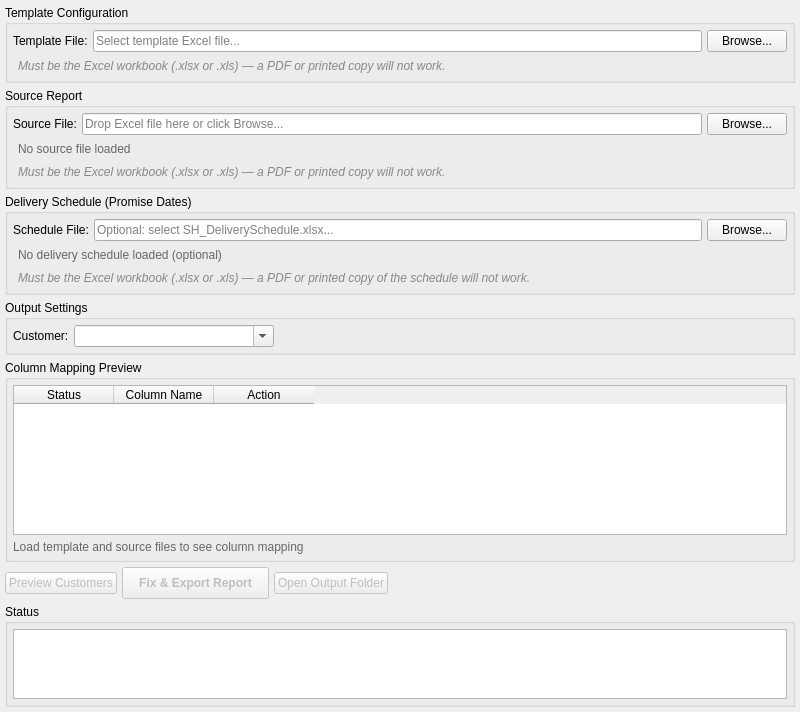
<?xml version="1.0" encoding="UTF-8"?>
<ui version="4.0">
 <class>ReportingTab</class>
 <widget class="QWidget" name="ReportingTab">
  <property name="geometry">
   <rect>
    <x>0</x>
    <y>0</y>
    <width>800</width>
    <height>600</height>
   </rect>
  </property>
  <property name="windowTitle">
   <string>Report Fixer</string>
  </property>
  <property name="acceptDrops">
   <bool>true</bool>
  </property>
  <layout class="QVBoxLayout" name="verticalLayout">
   <property name="spacing">
    <number>5</number>
   </property>
   <property name="leftMargin">
    <number>5</number>
   </property>
   <property name="topMargin">
    <number>5</number>
   </property>
   <property name="rightMargin">
    <number>5</number>
   </property>
   <property name="bottomMargin">
    <number>5</number>
   </property>
   <item>
    <widget class="QGroupBox" name="templateGroupBox">
     <property name="title">
      <string>Template Configuration</string>
     </property>
     <layout class="QVBoxLayout" name="templateLayout">
      <property name="spacing">
       <number>5</number>
      </property>
      <property name="leftMargin">
       <number>5</number>
      </property>
      <property name="topMargin">
       <number>5</number>
      </property>
      <property name="rightMargin">
       <number>5</number>
      </property>
      <property name="bottomMargin">
       <number>5</number>
      </property>
      <item>
       <layout class="QHBoxLayout" name="templateFileLayout">
        <item>
         <widget class="QLabel" name="templateLabel">
          <property name="text">
           <string>Template File:</string>
          </property>
         </widget>
        </item>
        <item>
         <widget class="QLineEdit" name="template_path_edit">
          <property name="readOnly">
           <bool>true</bool>
          </property>
          <property name="placeholderText">
           <string>Select template Excel file...</string>
          </property>
         </widget>
        </item>
        <item>
         <widget class="QPushButton" name="browse_template_btn">
          <property name="text">
           <string>Browse...</string>
          </property>
          <property name="maximumSize">
           <size>
            <width>80</width>
            <height>16777215</height>
           </size>
          </property>
         </widget>
        </item>
       </layout>
      </item>
      <item>
       <widget class="QLabel" name="templateHintLabel">
        <property name="text">
         <string>Must be the Excel workbook (.xlsx or .xls) — a PDF or printed copy will not work.</string>
        </property>
        <property name="styleSheet">
         <string notr="true">color: #888; padding: 2px; font-style: italic;</string>
        </property>
       </widget>
      </item>
     </layout>
    </widget>
   </item>
   <item>
    <widget class="QGroupBox" name="sourceGroupBox">
     <property name="title">
      <string>Source Report</string>
     </property>
     <layout class="QVBoxLayout" name="sourceLayout">
      <property name="spacing">
       <number>5</number>
      </property>
      <property name="leftMargin">
       <number>5</number>
      </property>
      <property name="topMargin">
       <number>5</number>
      </property>
      <property name="rightMargin">
       <number>5</number>
      </property>
      <property name="bottomMargin">
       <number>5</number>
      </property>
      <item>
       <layout class="QHBoxLayout" name="sourceFileLayout">
        <item>
         <widget class="QLabel" name="sourceLabel">
          <property name="text">
           <string>Source File:</string>
          </property>
         </widget>
        </item>
        <item>
         <widget class="QLineEdit" name="source_path_edit">
          <property name="readOnly">
           <bool>true</bool>
          </property>
          <property name="placeholderText">
           <string>Drop Excel file here or click Browse...</string>
          </property>
         </widget>
        </item>
        <item>
         <widget class="QPushButton" name="browse_source_btn">
          <property name="text">
           <string>Browse...</string>
          </property>
          <property name="maximumSize">
           <size>
            <width>80</width>
            <height>16777215</height>
           </size>
          </property>
         </widget>
        </item>
       </layout>
      </item>
      <item>
       <widget class="QLabel" name="source_info_label">
        <property name="text">
         <string>No source file loaded</string>
        </property>
        <property name="styleSheet">
         <string notr="true">color: #666; padding: 2px;</string>
        </property>
       </widget>
      </item>
      <item>
       <widget class="QLabel" name="sourceHintLabel">
        <property name="text">
         <string>Must be the Excel workbook (.xlsx or .xls) — a PDF or printed copy will not work.</string>
        </property>
        <property name="styleSheet">
         <string notr="true">color: #888; padding: 2px; font-style: italic;</string>
        </property>
       </widget>
      </item>
     </layout>
    </widget>
   </item>
   <item>
    <widget class="QGroupBox" name="deliveryGroupBox">
     <property name="title">
      <string>Delivery Schedule (Promise Dates)</string>
     </property>
     <layout class="QVBoxLayout" name="deliveryLayout">
      <property name="spacing">
       <number>5</number>
      </property>
      <property name="leftMargin">
       <number>5</number>
      </property>
      <property name="topMargin">
       <number>5</number>
      </property>
      <property name="rightMargin">
       <number>5</number>
      </property>
      <property name="bottomMargin">
       <number>5</number>
      </property>
      <item>
       <layout class="QHBoxLayout" name="deliveryFileLayout">
        <item>
         <widget class="QLabel" name="deliveryLabel">
          <property name="text">
           <string>Schedule File:</string>
          </property>
         </widget>
        </item>
        <item>
         <widget class="QLineEdit" name="delivery_path_edit">
          <property name="readOnly">
           <bool>true</bool>
          </property>
          <property name="placeholderText">
           <string>Optional: select SH_DeliverySchedule.xlsx...</string>
          </property>
         </widget>
        </item>
        <item>
         <widget class="QPushButton" name="browse_delivery_btn">
          <property name="text">
           <string>Browse...</string>
          </property>
          <property name="maximumSize">
           <size>
            <width>80</width>
            <height>16777215</height>
           </size>
          </property>
         </widget>
        </item>
       </layout>
      </item>
      <item>
       <widget class="QLabel" name="delivery_info_label">
        <property name="text">
         <string>No delivery schedule loaded (optional)</string>
        </property>
        <property name="styleSheet">
         <string notr="true">color: #666; padding: 2px;</string>
        </property>
       </widget>
      </item>
      <item>
       <widget class="QLabel" name="deliveryHintLabel">
        <property name="text">
         <string>Must be the Excel workbook (.xlsx or .xls) — a PDF or printed copy of the schedule will not work.</string>
        </property>
        <property name="styleSheet">
         <string notr="true">color: #888; padding: 2px; font-style: italic;</string>
        </property>
       </widget>
      </item>
     </layout>
    </widget>
   </item>
   <item>
    <widget class="QGroupBox" name="outputGroupBox">
     <property name="title">
      <string>Output Settings</string>
     </property>
     <layout class="QHBoxLayout" name="outputLayout">
      <property name="spacing">
       <number>5</number>
      </property>
      <property name="leftMargin">
       <number>5</number>
      </property>
      <property name="topMargin">
       <number>5</number>
      </property>
      <property name="rightMargin">
       <number>5</number>
      </property>
      <property name="bottomMargin">
       <number>5</number>
      </property>
      <item>
       <widget class="QLabel" name="customerLabel">
        <property name="text">
         <string>Customer:</string>
        </property>
       </widget>
      </item>
      <item>
       <widget class="QComboBox" name="customer_combo">
        <property name="editable">
         <bool>true</bool>
        </property>
        <property name="minimumSize">
         <size>
          <width>200</width>
          <height>0</height>
         </size>
        </property>
        <property name="placeholderText">
         <string>Select customer...</string>
        </property>
       </widget>
      </item>
      <item>
       <spacer name="outputSpacer">
        <property name="orientation">
         <enum>Qt::Horizontal</enum>
        </property>
        <property name="sizeHint" stdset="0">
         <size>
          <width>40</width>
          <height>20</height>
         </size>
        </property>
       </spacer>
      </item>
     </layout>
    </widget>
   </item>
   <item>
    <widget class="QGroupBox" name="previewGroupBox">
     <property name="title">
      <string>Column Mapping Preview</string>
     </property>
     <layout class="QVBoxLayout" name="previewLayout">
      <property name="spacing">
       <number>5</number>
      </property>
      <property name="leftMargin">
       <number>5</number>
      </property>
      <property name="topMargin">
       <number>5</number>
      </property>
      <property name="rightMargin">
       <number>5</number>
      </property>
      <property name="bottomMargin">
       <number>5</number>
      </property>
      <item>
       <widget class="QTableWidget" name="preview_table">
        <property name="selectionBehavior">
         <enum>QAbstractItemView::SelectRows</enum>
        </property>
        <property name="minimumSize">
         <size>
          <width>0</width>
          <height>150</height>
         </size>
        </property>
        <column>
         <property name="text">
          <string>Status</string>
         </property>
        </column>
        <column>
         <property name="text">
          <string>Column Name</string>
         </property>
        </column>
        <column>
         <property name="text">
          <string>Action</string>
         </property>
        </column>
       </widget>
      </item>
      <item>
       <widget class="QLabel" name="mapping_status_label">
        <property name="text">
         <string>Load template and source files to see column mapping</string>
        </property>
        <property name="styleSheet">
         <string notr="true">color: #666;</string>
        </property>
       </widget>
      </item>
     </layout>
    </widget>
   </item>
   <item>
    <layout class="QHBoxLayout" name="actionLayout">
     <item>
      <widget class="QPushButton" name="preview_customers_btn">
       <property name="text">
        <string>Preview Customers</string>
       </property>
       <property name="enabled">
        <bool>false</bool>
       </property>
      </widget>
     </item>
     <item>
      <widget class="QPushButton" name="fix_export_btn">
       <property name="text">
        <string>Fix &amp;&amp; Export Report</string>
       </property>
       <property name="styleSheet">
        <string notr="true">font-weight: bold; padding: 8px 16px;</string>
       </property>
       <property name="enabled">
        <bool>false</bool>
       </property>
      </widget>
     </item>
     <item>
      <widget class="QPushButton" name="open_output_btn">
       <property name="text">
        <string>Open Output Folder</string>
       </property>
       <property name="enabled">
        <bool>false</bool>
       </property>
      </widget>
     </item>
     <item>
      <spacer name="actionSpacer">
       <property name="orientation">
        <enum>Qt::Horizontal</enum>
       </property>
       <property name="sizeHint" stdset="0">
        <size>
         <width>40</width>
         <height>20</height>
        </size>
       </property>
      </spacer>
     </item>
    </layout>
   </item>
   <item>
    <widget class="QGroupBox" name="statusGroupBox">
     <property name="title">
      <string>Status</string>
     </property>
     <layout class="QVBoxLayout" name="statusLayout">
      <property name="spacing">
       <number>5</number>
      </property>
      <property name="leftMargin">
       <number>5</number>
      </property>
      <property name="topMargin">
       <number>5</number>
      </property>
      <property name="rightMargin">
       <number>5</number>
      </property>
      <property name="bottomMargin">
       <number>5</number>
      </property>
      <item>
       <widget class="QTextEdit" name="status_text">
        <property name="readOnly">
         <bool>true</bool>
        </property>
        <property name="maximumSize">
         <size>
          <width>16777215</width>
          <height>120</height>
         </size>
        </property>
        <property name="styleSheet">
         <string notr="true">font-family: monospace;</string>
        </property>
       </widget>
      </item>
     </layout>
    </widget>
   </item>
  </layout>
 </widget>
 <resources/>
 <connections/>
</ui>
